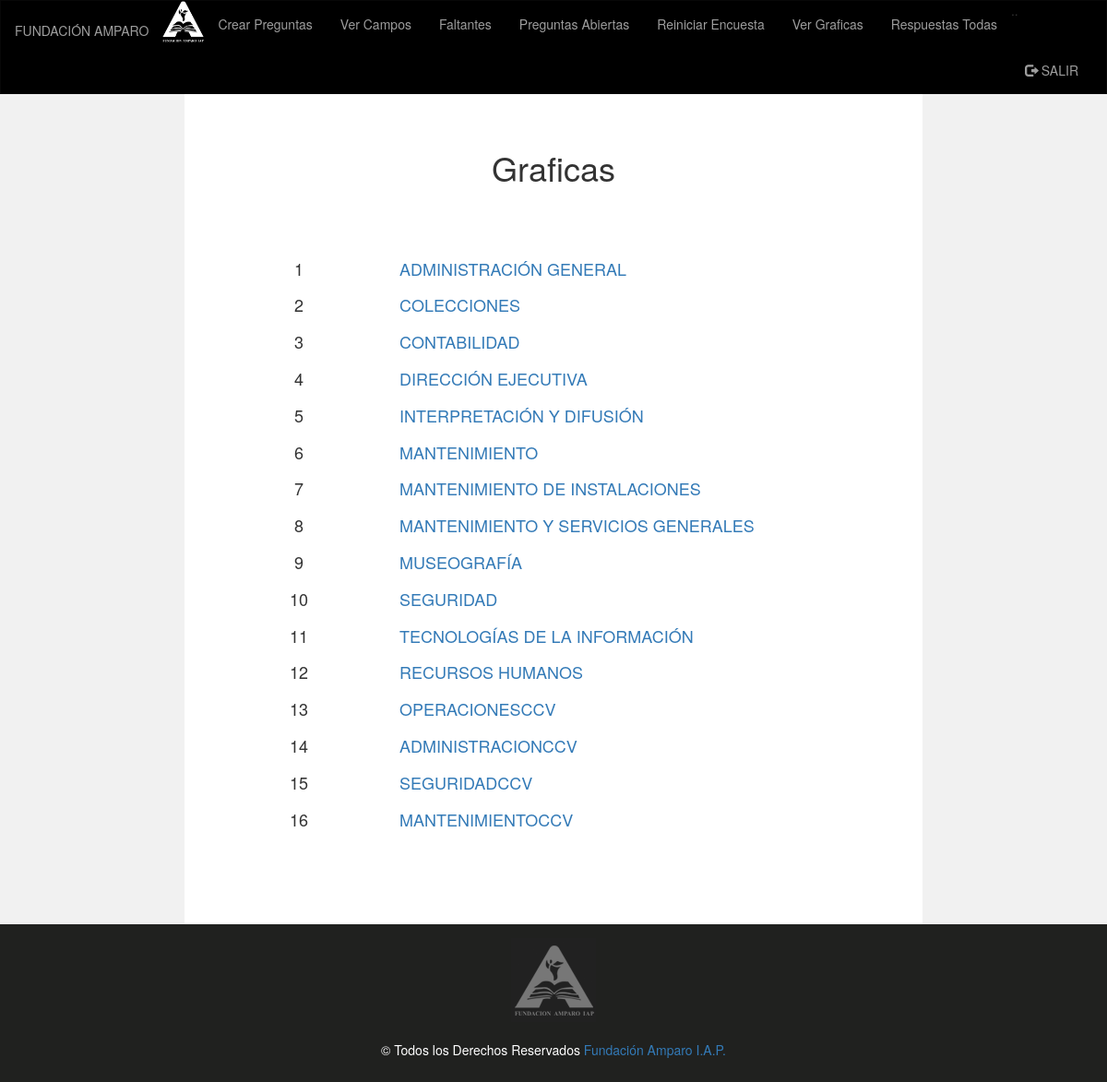
Screenshot of /administrador/Bloques/areas.php (signed in) with the database file from the repository.
### tables this page shows
CREATE TABLE `departamentos` (
  `id_depto` int(11) NOT NULL,
  `nombre` varchar(40) NOT NULL,
  `id_jefe_depto` int(11) NOT NULL
);

### administrador/Bloques/BD.php (called while the page is built, shortened)
<?php
class BD
{
private $pdo;
public function __construct()
{
  $dbHost = 'localhost';
    $dbName = 'climalaboral';
    $dbUser = 'root';
    $dbPass = '';
    try {
          $this->pdo = new PDO("mysql:host=$dbHost;dbname=$dbName;charset=utf8",
                               $dbUser, $dbPass);
          $this->pdo->setAttribute(PDO::ATTR_ERRMODE,PDO::ERRMODE_EXCEPTION);
        } catch(Exception $e) {
          echo $e->getMessage();
        }
}
public function MostrarAreasAll()
{
  return $this->pdo->query("SELECT * FROM departamentos");
}
}
?>

### administrador/Bloques/areas.php (the view, shortened to what this page needs)
<?php
include 'BD.php';
$BD = new BD();
if (isset($_SESSION['user2'])) {
?>
<!DOCTYPE html>
 <html class="no-js" lang="es">
  <head>
  <link rel="stylesheet" href="https://maxcdn.bootstrapcdn.com/bootstrap/3.3.7/css/bootstrap.min.css">
  </head>
  <body>
<nav class="navbar navbar-inverse">
  <div class="container-fluid">
    <div class="navbar-header">
      <a class="navbar-brand" href="inicio.php"><h5>FUNDACIÓN AMPARO</h5></a><img src="../img/amparo.png" width="45px" height="45px">
    </div>
    <div class="collapse navbar-collapse" id="myNavbar">
      <ul class="nav navbar-nav">..
         <li><a href="../crearEncuesta.php">Crear Preguntas</a></li>
        <li><a href="../verCampos.php">Ver Campos</a></li>
        <li><a href="../faltantes.php">Faltantes</a></li>
        <li><a href="../preabierta.php">Preguntas Abiertas</a></li>
        <li><a href="../reiniciar.php">Reiniciar  Encuesta</a></li>
        <li><a href="../Bloques/index2.php">Ver Graficas</a></li>
        <li><a href="../pdfAll.php">Respuestas Todas</a></li>
      </ul>
      <ul class="nav navbar-nav navbar-right">
        <li><a href="cerrar_sesion.php"><span class="glyphicon glyphicon-log-out"></span> SALIR</a></li>
      </ul>
    </div>
  </div>
</nav>
 <div class="container-fluid text-center">
    <div class="row content">
         <div class="col-sm-2 sidenav">
         </div>
         <div class="col-sm-8">
         <br><br>
          <h1>Graficas</h1><br><br>
		    <br>
        <?php
                  echo '<center>
                  <table border=0>';
           $area = $BD->MostrarAreasAll();
            foreach ($area as $row) {
                echo'<tr>';
                echo '<td width="5%" ALIGN="center"><h4>'.$row['id_depto'].'</h4></td>';
                            echo '<td width = "10%" >
                            <h4>
							<a href="index3.php?claves='. $row['id_depto'] .'">'.
                            $row['nombre']
                            .'
                            </a>
                            </h4>
                            </td>';
                             echo'</tr>';
                          }
                          echo '</table>'
                ?>
         </div>
         <div class="col-sm-2 sidenav">
         </div>
    </div>
  </div>
<footer class="container-fluid text-center">
  <img src="../img/logo_fa.png"><br><br>
  <p>© Todos los Derechos Reservados <a href="http://www.fundacionamparo.com" target="_blank">Fundación Amparo I.A.P.</a></p>
</footer>
</body>
</html>
<?php
}else{
header("Location: index.html");
}
?>

### administrador/Bloques/areas.php (style rules this page uses)
.navbar { margin-bottom: 0; border-radius: 0; background-color: black; }
.row.content { height: 450px }
.sidenav { padding-top: 20px; background-color: #f1f1f1; height: 200%; }
footer { background-color: #20211F; color: white; padding: 15px; }

### rows the page displays
departamentos: id_depto "1", nombre "ADMINISTRACIÓN GENERAL"
departamentos: id_depto "2", nombre "COLECCIONES"
departamentos: id_depto "3", nombre "CONTABILIDAD"
departamentos: id_depto "4", nombre "DIRECCIÓN EJECUTIVA"
departamentos: id_depto "5", nombre "INTERPRETACIÓN Y DIFUSIÓN"
departamentos: id_depto "6", nombre "MANTENIMIENTO"
departamentos: id_depto "7", nombre "MANTENIMIENTO DE INSTALACIONES"
departamentos: id_depto "8", nombre "MANTENIMIENTO Y SERVICIOS GENERALES"
departamentos: id_depto "9", nombre "MUSEOGRAFÍA"
departamentos: id_depto "10", nombre "SEGURIDAD"
departamentos: id_depto "11", nombre "TECNOLOGÍAS DE LA INFORMACIÓN"
departamentos: id_depto "12", nombre "RECURSOS HUMANOS"
departamentos: id_depto "13", nombre "OPERACIONESCCV"
departamentos: id_depto "14", nombre "ADMINISTRACIONCCV"
departamentos: id_depto "15", nombre "SEGURIDADCCV"
departamentos: id_depto "16", nombre "MANTENIMIENTOCCV"
